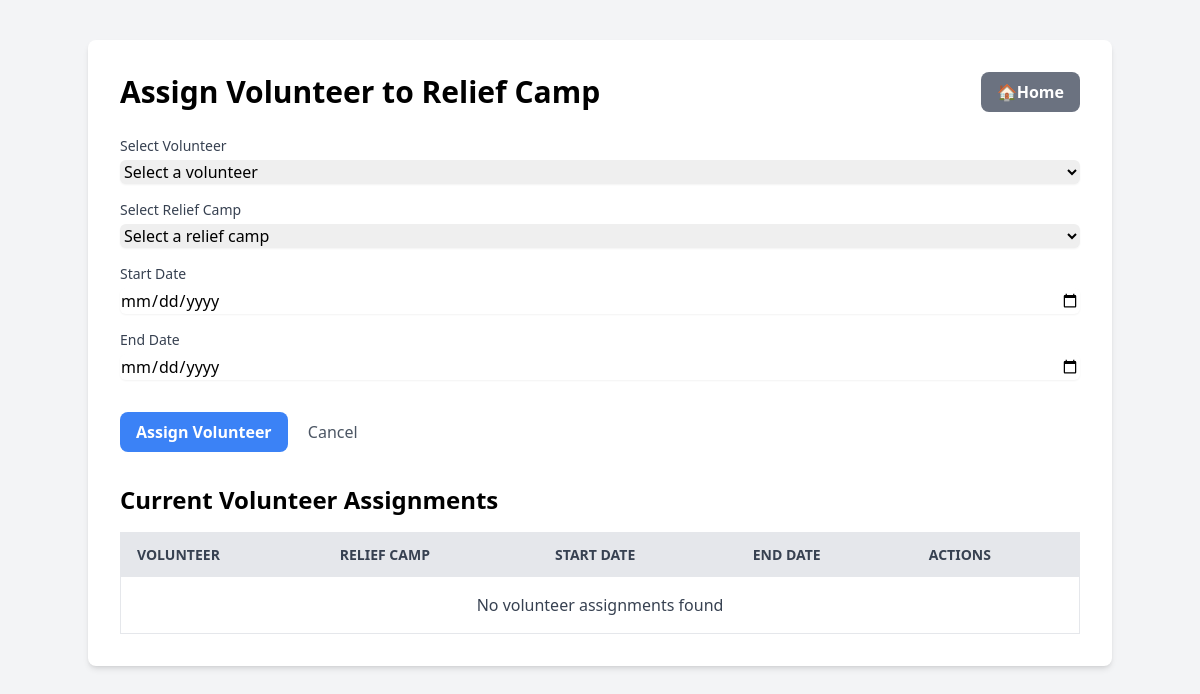
/assign_volunteering.php, run on an earlier commit of the app's database.
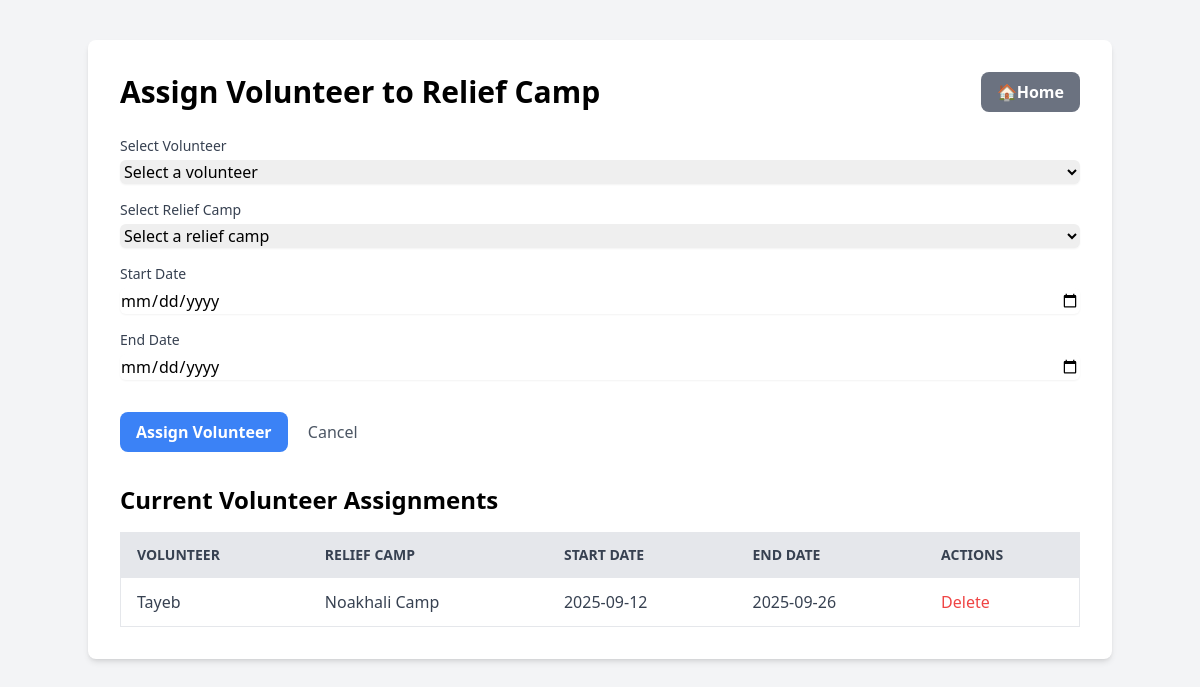
And on a later commit of the database.
### tables this page shows
CREATE TABLE `volunteering` (
  `id` int(11) NOT NULL,
  `volunteer_id` int(11) NOT NULL,
  `camp_id` int(11) NOT NULL,
  `start_date` date NOT NULL,
  `end_date` date DEFAULT NULL
);

CREATE TABLE `volunteer` (
  `id` int(11) NOT NULL,
  `name` varchar(100) DEFAULT NULL,
  `skill` varchar(100) DEFAULT NULL,
  `camp_id` int(11) DEFAULT NULL
);

CREATE TABLE `relief_camp` (
  `id` int(11) NOT NULL,
  `name` varchar(255) NOT NULL,
  `capacity` int(11) DEFAULT NULL,
  `disaster_id` int(11) DEFAULT NULL
);

### public/assign_volunteering.php (the view, shortened to what the changed rows need)
<?php
require_once '../includes/db_connect.php';
?>
<!DOCTYPE html>
<html lang="en">
<head>
    <script src="https://cdn.tailwindcss.com"></script>
</head>
<body class="bg-gray-100">
    <div class="container mx-auto mt-10 p-8 bg-white rounded-lg shadow-md">
        <div class="flex justify-between items-center mb-6">
            <h1 class="text-3xl font-bold">Assign Volunteer to Relief Camp</h1>
        </div>
        <div class="mt-8">
            <h2 class="text-2xl font-bold mb-4">Current Volunteer Assignments</h2>
            <?php
            $assignments_sql = "SELECT v.name as volunteer_name, rc.name as camp_name,
                                     vol.start_date, vol.end_date, vol.id
                              FROM volunteering vol
                              JOIN Volunteer v ON vol.volunteer_id = v.id
                              JOIN Relief_Camp rc ON vol.camp_id = rc.id
                              ORDER BY vol.start_date DESC";
            $assignments_result = $conn->query($assignments_sql);
            ?>
            <table class="min-w-full bg-white border">
                <thead>
                    <tr class="bg-gray-200 text-gray-700">
                        <th class="text-left py-3 px-4 uppercase font-semibold text-sm">Volunteer</th>
                        <th class="text-left py-3 px-4 uppercase font-semibold text-sm">Relief Camp</th>
                        <th class="text-left py-3 px-4 uppercase font-semibold text-sm">Start Date</th>
                        <th class="text-left py-3 px-4 uppercase font-semibold text-sm">End Date</th>
                        <th class="text-left py-3 px-4 uppercase font-semibold text-sm">Actions</th>
                    </tr>
                </thead>
                <tbody class="text-gray-700">
                    <?php if ($assignments_result->num_rows > 0): ?>
                        <?php while($assignment = $assignments_result->fetch_assoc()): ?>
                            <tr class="border-t">
                                <td class="py-3 px-4"><?php echo htmlspecialchars($assignment['volunteer_name']); ?></td>
                                <td class="py-3 px-4"><?php echo htmlspecialchars($assignment['camp_name']); ?></td>
                                <td class="py-3 px-4"><?php echo htmlspecialchars($assignment['start_date']); ?></td>
                                <td class="py-3 px-4"><?php echo htmlspecialchars($assignment['end_date']); ?></td>
                                <td class="py-3 px-4">
                                    <a href="delete_volunteering.php?id=<?php echo $assignment['id']; ?>"
                                       class="text-red-500 hover:text-red-700"
                                       onclick="return confirm('Are you sure you want to delete this assignment?');">
                                       Delete
                                    </a>
                                </td>
                            </tr>
                        <?php endwhile; ?>
                    <?php else: ?>
                        <tr>
                            <td colspan="5" class="text-center py-4">No volunteer assignments found</td>
                        </tr>
                    <?php endif; ?>
                </tbody>
            </table>
        </div>
    </div>
</body>
</html>

What changed in the data, as far as the page shows it:
added volunteering: volunteer.name "Tayeb", camp.name "Noakhali Camp", start_date "2025-09-12", end_date "2025-09-26"
Also different on the page:
text no longer shown: "No volunteer assignments found"
